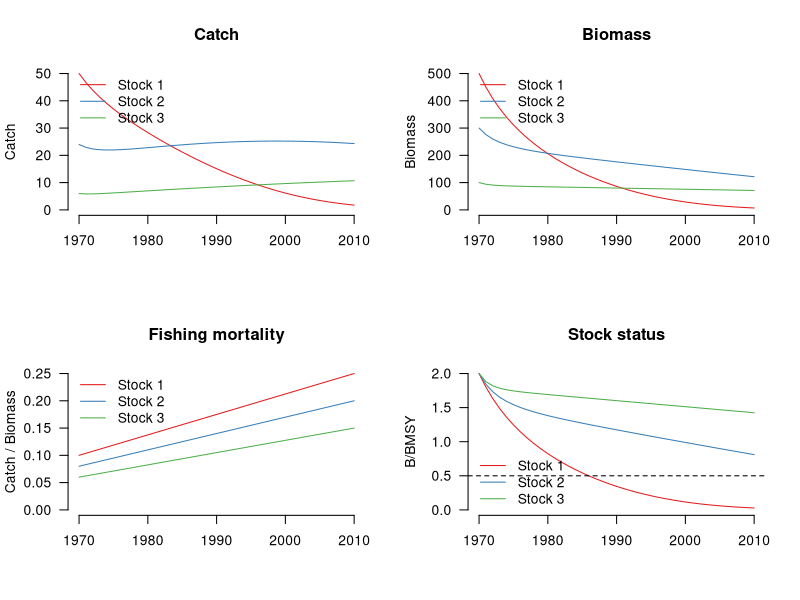
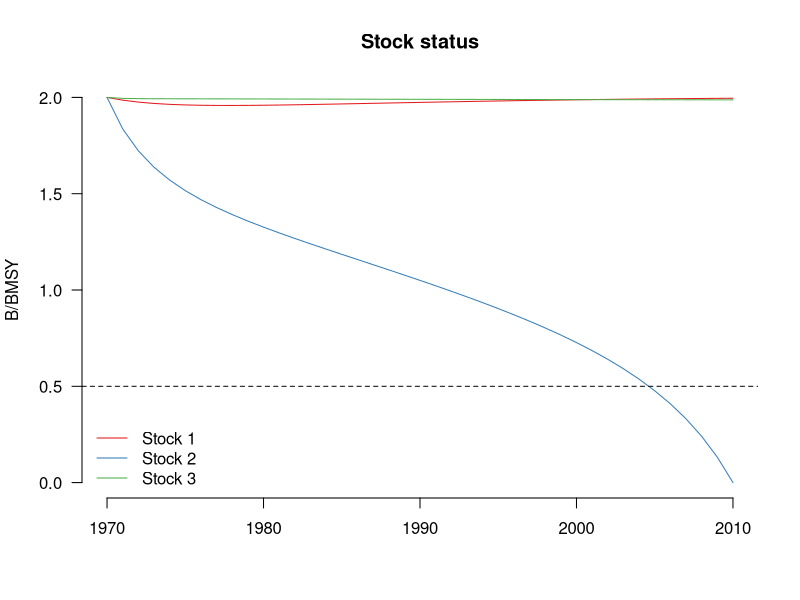

These figures' R source, in order:

# Setup
################################################################################

# Clear workspace
rm(list = ls())

# Turn off sci notation
options(scipen=999)

# Packages
library(plyr)
library(dplyr)
library(tidyr)
library(reshape2)
library(RColorBrewer)


# Plotting functions
################################################################################

# Plot catch time series
plot_catch <- function(C_mat, yrs){
  nstocks <- ncol(C_mat)
  cmax <- max(C_mat)
  colors <- brewer.pal(nstocks, "Set1")
  plot(x=yrs, y=C_mat[,1], bty="n", type="l", las=1, col=colors[1],
       ylim=c(0,cmax), xlab="", ylab="Catch", main="Catch") 
  for(i in 2:nstocks){
    lines(x=yrs, y=C_mat[,i], col=colors[i])
  }
  legend("topleft", bty="n", legend=paste("Stock", 1:nstocks), col=colors, lty=1)
}

# Plot biomass time series
plot_biomass <- function(B_mat, yrs){
  nstocks <- ncol(C_mat)
  bmax <- max(B_mat)
  colors <- brewer.pal(nstocks, "Set1")
  plot(x=yrs, y=B_mat[,1], bty="n", type="l", las=1, col=colors[1],
       ylim=c(0,bmax), xlab="", ylab="Biomass", main="Biomass") 
  for(i in 2:nstocks){
    lines(x=yrs, y=B_mat[,i], col=colors[i])
  }
  legend("topleft", bty="n", legend=paste("Stock", 1:nstocks), col=colors, lty=1)
}

# Plot fishing mortality time series
plot_f <- function(F_mat, yrs){
  nstocks <- ncol(F_mat)
  fmax <- max(F_mat)
  colors <- brewer.pal(nstocks, "Set1")
  plot(x=yrs, y=F_mat[,1], bty="n", type="l", las=1, col=colors[1],
       ylim=c(0,fmax), xlab="", ylab="Catch / Biomass", main="Fishing mortality") 
  for(i in 2:nstocks){
    lines(x=yrs, y=F_mat[,i], col=colors[i])
  }
  legend("topleft", bty="n", legend=paste("Stock", 1:nstocks), col=colors, lty=1)
}

# Plot B/BMSY time series
plot_bbmsy <- function(mat, yrs){
  nstocks <- ncol(mat)
  mmax <- max(mat)
  colors <- brewer.pal(nstocks, "Set1")
  plot(x=yrs, y=mat[,1], bty="n", type="l", las=1, col=colors[1],
       ylim=c(0,mmax), xlab="", ylab="B/BMSY", main="Stock status") 
  for(i in 2:nstocks){
    lines(x=yrs, y=mat[,i], col=colors[i])
  }
  abline(h=0.5, lty=2)
  legend("bottomleft", bty="n", legend=paste("Stock", 1:nstocks), col=colors, lty=1)
}

# Categorical status
bbmsy2status <- function(bbmsy){
  as.character(cut(bbmsy, breaks=c(0,0.5,1.5,999), labels=c("over", "fully", "under")))
}

# Simulate data
################################################################################

# Params
yrs <- 1970:2010
nyrs <- length(yrs)
nstocks <- 3
stocks <- paste("Stock", 1:nstocks)
r_true <- c(0.1, 0.3, 0.5)
k_true <- c(500, 300, 100)
msy_true <- r_true*k_true/4
bmsy_true <- k_true/2
fmsy_true <- r_true/2
res_true <- c("Low", "Medium", "Medium")
e_true <- seq(0.1,0.25,length.out=nyrs)
e_scalar_true <- c(1, 0.8, 0.6)

# Simulate data
# B[t+1] = bt[t] + r*bt[t]*(1-bt[t]/k) - ct[t]
B_mat_true <- matrix(data=NA, ncol=nstocks, nrow=nyrs)
C_mat <- matrix(data=NA, ncol=nstocks, nrow=nyrs)
B_mat_true[1,] <- k_true
C_mat[1,] <- k_true * e_true[1] * e_scalar_true
for(i in 1:nstocks){
  for(j in 2:nyrs){
    B_mat_true[j,i] <- B_mat_true[j-1,i] + r_true[i] * B_mat_true[j-1,i] * (1-B_mat_true[j-1,i]/k_true[i]) - C_mat[j-1,i]
    C_mat[j,i] <-  B_mat_true[j,i] * e_true[j] * e_scalar_true[i]
  }
}

# Calculate other time series
U_mat_true <- C_mat / B_mat_true
BBMSY_mat_true <- t(t(B_mat_true) / bmsy_true)

# Plot simulated data
par(mfrow=c(2,2))
plot_catch(C_mat, yrs)
plot_biomass(B_mat_true, yrs)
plot_f(U_mat_true, yrs)
plot_bbmsy(BBMSY_mat_true, yrs)


# Model functions
################################################################################

# Calculate r prior
calc_r_priors <- function(res){
  for(i in 1:length(res)){
    if(res[i]=="High"){r_prior <- c(0.6,1.5)}
    if(res[i]=="Medium"){r_prior <- c(0.2,0.8)}
    if(res[i]=="Low"){r_prior <- c(0.05,0.5)}
    if(res[i]=="Very low"){r_prior <- c(0.015,0.1)}
    if(i==1){r_priors <- r_prior}else{r_priors <- rbind(r_priors, r_prior)}
  }
  colnames(r_priors) <- c("r_lo", "r_hi")
  rownames(r_priors) <- NULL
  return(r_priors)
}

# Calculate k prior
calc_k_priors <- function(C_mat, r_priors){
  for(i in 1:ncol(C_mat)){
    catch <- C_mat[,i]
    r_prior <- r_priors[i,]
    r_lo <- r_prior[1]
    r_hi <- r_prior[2]
    c_max <- max(catch)
    k_lo <- c_max / r_hi
    k_hi <- 12 * c_max / r_lo
    k_prior <- c(k_lo, k_hi)
    if(i==1){k_priors <- k_prior}else{k_priors <- rbind(k_priors, k_prior)}
  }
  colnames(k_priors) <- c("k_lo", "k_hi")
  rownames(k_priors) <- NULL
  return(k_priors)
}

# Multi-species catch-only model
# For testing: par <- start_vals_log
mscom_nll <- function(par, C_mat, nstocks, nyrs, r_priors, k_priors, ref_stock){
  
  # Parameters
  ri_log <- par[1:3]
  ki_log <- par[4:6]
  ri <- exp(ri_log)
  ki <- exp(ki_log)
  
  # Build biomass time series
  # B[t+1] = bt[t] + r*bt[t]*(1-bt[t]/k) - ct[t]
  B_mat <- matrix(data=NA, ncol=nstocks, nrow=nyrs)
  B_mat[1,] <- ki
  for(i in 1:nstocks){
    for(j in 2:nyrs){
      B_mat[j,i] <- B_mat[j-1,i] + ri[i] * B_mat[j-1,i] * (1-B_mat[j-1,i]/ki[i]) - C_mat[j-1,i]
    }
  }
  
  # Are all biomasses positive?
  # If biomass remains positive, calculate NLL
  # If biomass goes negative, report a large NLL
  pos_check <- sum(B_mat < 0)==0 & sum(is.na(B_mat))==0
  if(pos_check==F){
    nll_E <- 9999
  }else{
    
    # Derive fishing mortality time series
    F_mat <- C_mat / B_mat
    
    # Calculate log-ratio of secondary stocks to reference stock
    other_stocks <- (1:nstocks)[1:nstocks!=ref_stock]
    F_ref <- F_mat[,ref_stock]
    F_other <- F_mat[,other_stocks]
    z <- log(F_other / F_ref)
    z_avg <- apply(z, 2, mean)
    
    # Calculate SSQ of log-ratio and nll
    sq <- (z-z_avg)^2
    ssq <- colSums(sq)
    nll_E <- sum(-(nyrs/2)*log(ssq))
  }
  
  # Return NLL
  nll <- nll_E
  return(nll)
  
}

# Multi-species catch-only model
# For testing: C_mat<-C_mat; years<-yrs; stocks<-stocks; res<-res_true; ref_stock<-1
mscom <- function(C_mat, years, stocks, res, ref_stock){
  
  # Time series info
  nyrs <- length(years)
  nstocks <- length(stocks)
  
  # Calculate r and k priors
  # R prior based on resilience; K prior based on max catch and r prior
  r_priors <- calc_r_priors(res_true)
  k_priors <- calc_k_priors(C_mat, r_priors)
  
  # Specify initial values
  # Median of r and k priors for each stock
  r_starts <- apply(r_priors, 1, median)
  k_starts <- apply(k_priors, 1, median)
  start_vals_log <- log(c(r_starts, k_starts))
  
  # Fit model using optim() 
  optfit <- optim(par=start_vals_log, fn=mscom_nll,
                  C_mat=C_mat, nstocks=nstocks, nyrs=nyrs, ref_stock=ref_stock,
                  control=list(trace=1, maxit=10000))
  
  # Return fit
  return(optfit)
  
}

# Extract results
get_results <- function(msfit){
  
  # Parameters
  par_est <- exp(msfit$par)
  r_est <- par_est[1:3]
  k_est <- par_est[4:6]
  msy_est <- r_est*k_est/4
  bmsy_est <- k_est/2
  fmsy_est <- r_est/2
  params <- data.frame(stocks, r_est, k_est, msy_est, bmsy_est, fmsy_est)
  
  # Build data
  B_mat <- matrix(data=NA, ncol=nstocks, nrow=nyrs)
  B_mat[1,] <- k_est
  for(i in 1:nstocks){
    # Extract coefs
    r <- r_est[i]
    k <- k_est[i]
    # Build trajectories
    for(j in 2:nyrs){
      B_mat[j,i] <- B_mat[j-1,i] + r * B_mat[j-1,i] * (1-B_mat[j-1,i]/k) - C_mat[j-1,i]
    }
  }
  
  # Other time series
  U_mat <- C_mat / B_mat
  BBMSY_mat <- t(t(B_mat) / bmsy_est)
  
  # Return output
  output <- list(params=params, B_mat=B_mat, U_mat=U_mat, BBMSY_mat=BBMSY_mat)
  return(output)
  
}


# Test model
################################################################################

# Fit MSCOM
msfit <- mscom(C_mat=C_mat, years=yrs, stocks=stocks, res=res_true, ref_stock=1)

# Get MSCOM results
msout <- get_results(msfit)

# Plot results
par(mfrow=c(1,1))
plot_bbmsy(msout[["BBMSY_mat"]], yrs)



